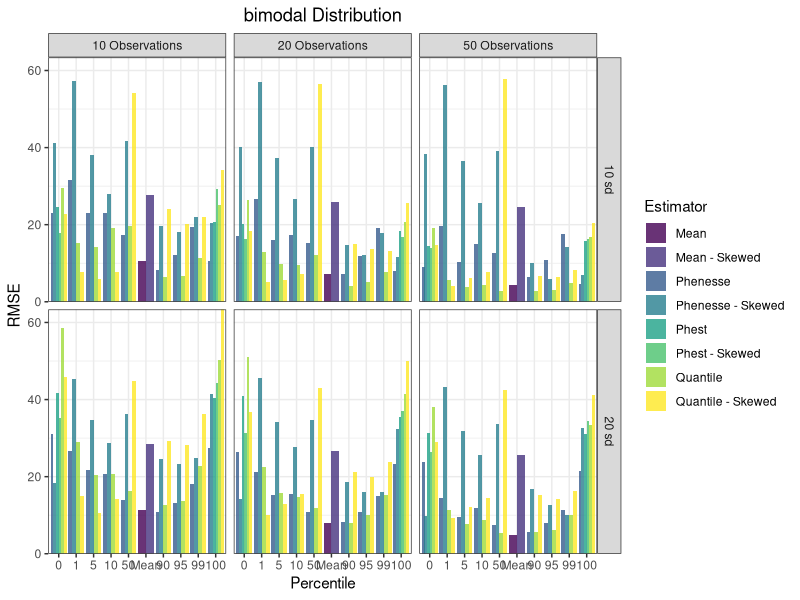
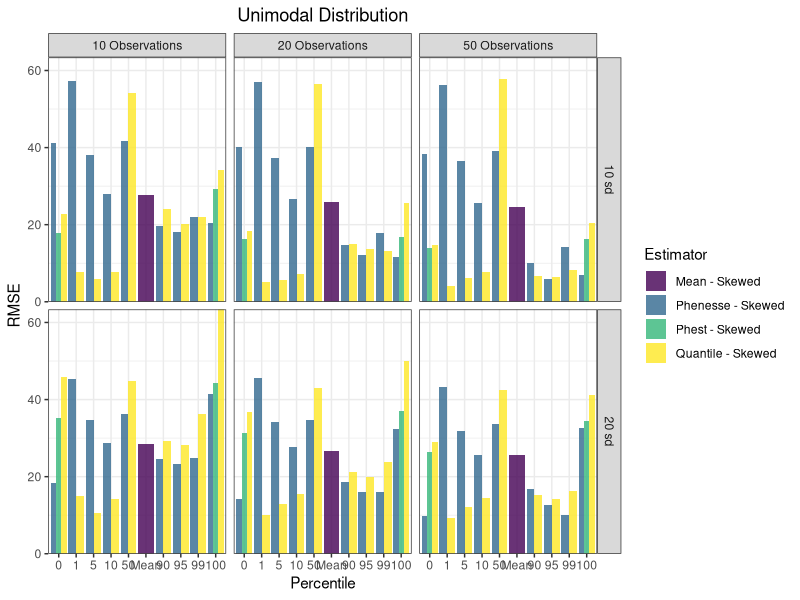

Source code (R) for these figures, in order:
# Libraries

library(Metrics)
library(dplyr)
library(ggplot2)

# read in simulation results, bi_sims and bi_sims

bi_quantile_sims <- read.csv("results/bimodal_quantile.csv", 
                              stringsAsFactors = FALSE) %>% 
  dplyr::mutate(Estimator = 'Quantile')%>% 
  dplyr::mutate(Skewed = "No")
bi_skewed_quantile_sims <- read.csv("results/bimodal_skewed_quantile.csv",
                                     stringsAsFactors = FALSE) %>% 
  dplyr::mutate(Estimator = 'Quantile - Skewed')%>% 
  dplyr::mutate(Skewed = "Yes")

bi_phest_sims <- read.csv("results/bimodal_phest.csv", 
                           stringsAsFactors = FALSE) %>% 
  dplyr::select(-lowCI, -highCI) %>% 
  dplyr::mutate(Estimator = 'Phest')%>% 
  dplyr::mutate(Skewed = "No")
bi_skewed_phest_sims <- read.csv("results/bimodal_skewed_phest.csv",
                                  stringsAsFactors = FALSE)%>% 
  dplyr::select(-lowCI, -highCI) %>% 
  dplyr::mutate(Estimator = 'Phest - Skewed')%>% 
  dplyr::mutate(Skewed = "Yes")

bi_mean_sims <- read.csv("results/bimodal_mean.csv", stringsAsFactors = FALSE) %>% 
  dplyr::mutate(Estimator = 'Mean')%>% 
  dplyr::mutate(Skewed = "No")
bi_skewed_mean_sims <- read.csv("results/bimodal_skewed_mean.csv", stringsAsFactors = FALSE) %>% 
  dplyr::mutate(Estimator = 'Mean - Skewed')%>% 
  dplyr::mutate(Skewed = "Yes")

bi_phenesse_sims <- read.csv("results/bimodal_phenesse.csv", stringsAsFactors = FALSE) %>% 
  dplyr::mutate(Estimator = "Phenesse")%>% 
  dplyr::mutate(Skewed = "No")
bi_skewed_phenesse_sims <- read.csv("results/bimodal_skewed_phenesse.csv", stringsAsFactors = FALSE) %>% 
  dplyr::mutate(Estimator = "Phenesse - Skewed")%>% 
  dplyr::mutate(Skewed = "Yes")


# group by and summarize to get bias and rmse

total_bi <- rbind(bi_mean_sims, bi_skewed_mean_sims, bi_phest_sims, bi_skewed_phest_sims,
                   bi_quantile_sims, bi_skewed_quantile_sims, bi_phenesse_sims, bi_skewed_phenesse_sims)

total_skewed_bi_metrics <- total_bi %>%  
  group_by(Estimator, perc, obs, Q, sd, Skewed) %>% 
  summarize(RMSE = rmse(actual = true_value, predicted = estimate), 
            Bias = bias(actual = true_value, predicted = estimate)) 

total_skewed_bi_metrics$sd <- as.character(total_skewed_bi_metrics$sd)
total_skewed_bi_metrics$obs <- as.character(total_skewed_bi_metrics$obs)
total_skewed_bi_metrics$Q <- as.character(total_skewed_bi_metrics$Q)
total_skewed_bi_metrics <- total_skewed_bi_metrics %>% 
  mutate(fac_Q = ifelse(Q == 50.50, "Mean", Q))

total_skewed_bi_metrics_barplot <- total_skewed_bi_metrics %>% 
  ungroup(fac_Q) %>% 
  mutate(fac_Q = factor(fac_Q, levels = c('0','1','5','10','50',"Mean",'90','95','99','100'))) %>% 
  mutate(sd = paste(sd, "sd")) %>% 
  mutate(obs = paste(obs, "Observations")) 



##### bimodal RMSE PLOT #########

bi_skewed_rmse <- ggplot(total_skewed_bi_metrics_barplot) + 
  geom_bar(aes(x = fac_Q, y = RMSE, fill = Estimator), 
           stat = "identity", size = 1, alpha = 0.8, position = "dodge") +
  ggtitle("bimodal Distribution") + 
  scale_y_continuous(expand = c(0,0)) +
  theme_bw() +
  facet_grid(sd~obs, labeller = labeller()) +
  labs(x = "Percentile", y = 'RMSE') + 
  scale_fill_viridis_d() +
  theme(plot.title = element_text(hjust = 0.5)) 

bi_skewed_rmse

### Now only do skewed

bi_skewed_rmse_data <- total_skewed_bi_metrics_barplot %>% 
  dplyr::filter(Skewed == "Yes")

bi_rmse_data <- total_skewed_bi_metrics_barplot %>% 
  dplyr::filter(Skewed == "No")

ggplot() + 
  geom_bar(data = bi_skewed_rmse_data, aes(x = fac_Q, y = RMSE, fill = Estimator), 
           stat = "identity", size = 1, alpha = 0.8, position = "dodge") +
  ggtitle("Unimodal Distribution") + 
  scale_y_continuous(expand = c(0,0)) +
  theme_bw() +
  facet_grid(sd~obs, labeller = labeller()) +
  labs(x = "Percentile", y = 'RMSE') + 
  scale_fill_viridis_d() +
  theme(plot.title = element_text(hjust = 0.5)) 
